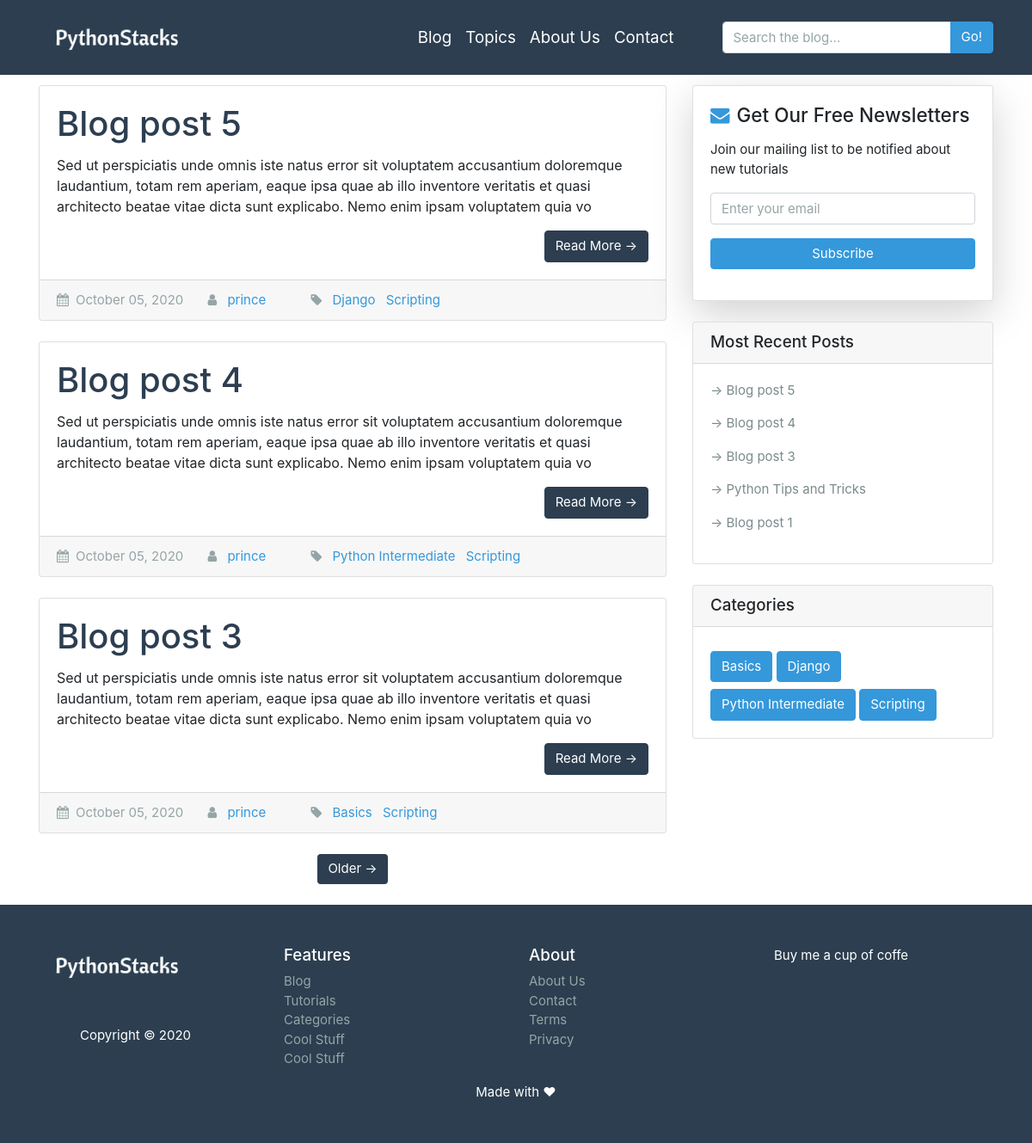
The app's page /, older data.
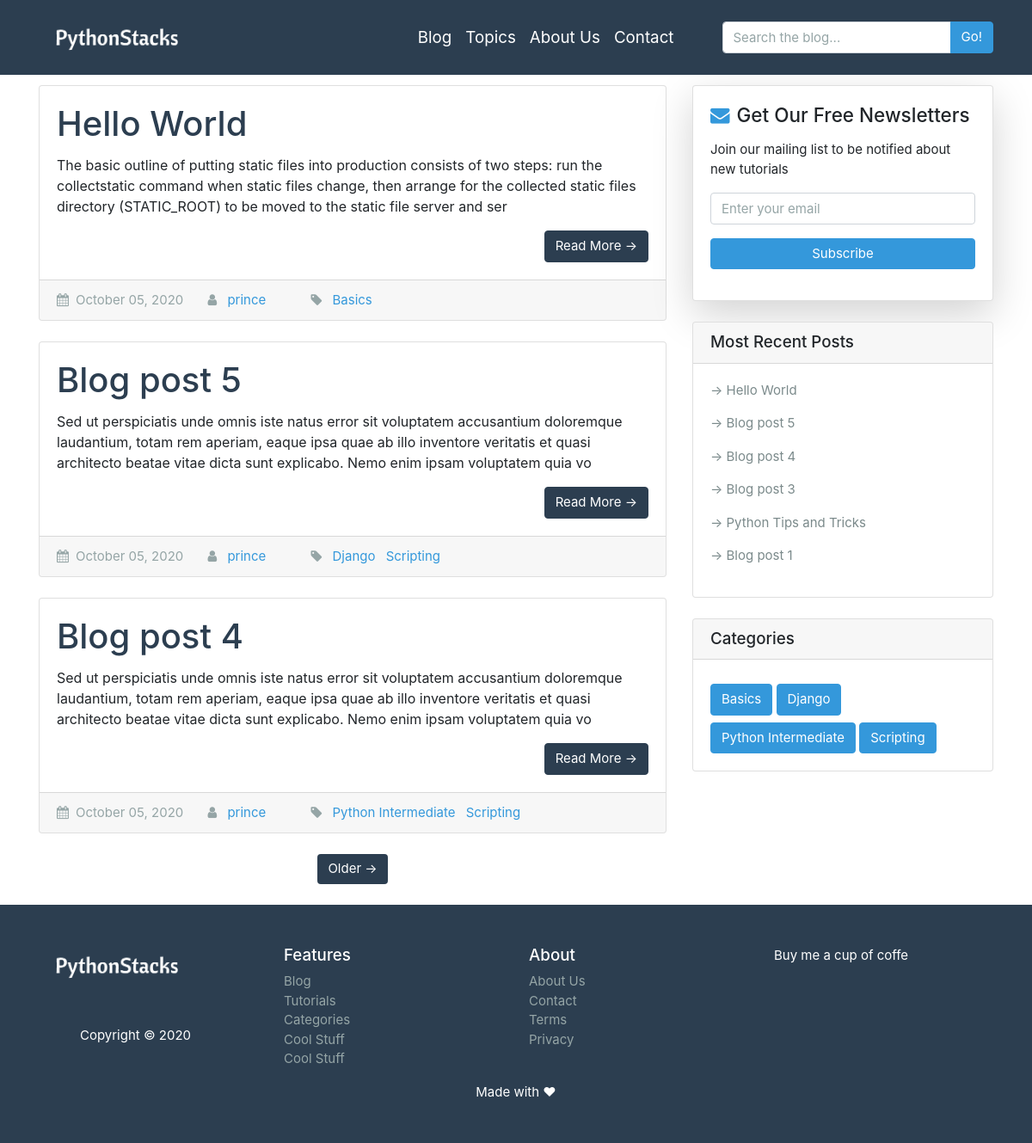
The same page, newer data.
### blog/models.py (models this page shows, shortened)
class Post(models.Model):
    title = models.CharField(max_length=200)
    author = models.ForeignKey(Author, on_delete=models.CASCADE)
    image = models.ImageField(upload_to='post_images', blank=True)
    slug = models.SlugField(unique=True)
    overview = models.TextField()
    content = RichTextUploadingField()
    pub_date = models.DateTimeField(auto_now_add=True)
    categories = models.ManyToManyField(Category, related_name='posts')
    featured = models.BooleanField(default=False)
    class Meta:
        ordering = ['-pub_date']

class Author(models.Model):
    user = models.OneToOneField(User, on_delete=models.CASCADE)
    def __str__(self):
        return f"{self.user.username}"

class Category(models.Model):
    tag = models.CharField(max_length=50)
    def __str__(self):
        return f'{self.tag}'

### blog/views.py (the view)
# urls.py: path("", views.index, name='index'),
def index(request):
    posts = Post.objects.filter(featured=True)
    paginator = Paginator(posts, 3)
    page = request.GET.get('page')
    try:
        post_list = paginator.page(page)
    except PageNotAnInteger:
        post_list = paginator.page(1)
    except EmptyPage:
        post_list = paginator.page(paginator.num_pages)
    context = {
        'posts': post_list,
        'categories': categories,
        'recent_posts': recent_posts,
    }
    return render(request, 'blog/index.html', context)

### blog/templates/blog/index.html (shortened to what this page needs)
{% extends "blog/base.html" %}
{% load static %}
{% block content %}
  <div class="container">
    <div class="row">
      <div class="col-md-8 mt-4">
      {% for post in posts %}
        <div class="card mb-4">
          <div class="card-body">
            <a href="{% url 'blog:detail' post.slug %}"><h2 class="card-title text-primary">{{ post.title }}</h2></a>
            <p class="card-text" style="font-size: 16px;">{{ post.overview | safe | slice:":250" }}</p>
            <a href="{% url 'blog:detail' post.slug %}" class="btn btn-primary float-right">Read More &rarr;</a>
          </div>
          <div class="card-footer text-muted">
            <i class="fa fa-calendar mr-2"></i>{{ post.pub_date | date:"F d, Y"}}
            <i class="fa fa-user ml-4 mr-2"></i> <a href="#">{{ post.author }}</a>
            <i class="fa fa-tag ml-5 mr-2"></i>
            {% for cat in post.categories.all %}
              <a class="mr-2" href="{% url 'blog:category' cat.tag %}">{{cat}}</a>
            {% endfor %}
          </div>
        </div>
      {% endfor %}
        {% if posts.has_other_pages %}
        <ul class="pagination justify-content-center mb-4">
          {% if posts.has_next %}
          <li class="page-item">
            <a class="page-link bg-primary" href="?page={{ posts.next_page_number }}">Older &rarr;</a>
          </li>
          {% endif %}
        </ul>
        {% endif %}
      </div>
      {% include 'blog/sidebar.html'%}
    </div>
  </div>
{% endblock content%}

### blog/templates/blog/sidebar.html
<div class="col-md-4">
        <div class="card my-4 shadow-lg">
          <div class="card-body">
            <h4><i class="fa fa-envelope mr-2 text-info"></i>Get Our Free Newsletters</h4>
            <p class="mt-3">Join our mailing list to be notified about new tutorials </p>
            <form method="" action="{% url 'blog:search' %}">
              <div class="form-group">
                <input type="email" class="form-control" name="email" placeholder="Enter your email">
                <button class="btn btn-info btn-block mt-3" type="submit">Subscribe</button>
              </div>
            </form>
          </div>
        </div>
        <div class="card my-4">
          <h5 class="card-header">Most Recent Posts</h5>
          <div class="card-body">
            {% for recent in recent_posts %}
            <p ><a class="text-dark" href="{% url 'blog:detail' recent.slug %}">&rarr; {{ recent.title }}</a></p>
            {% endfor %}
          </div>
        </div>
        <div class="card my-4">
          <h5 class="card-header">Categories</h5>
          <div class="card-body">
            {% for cat in categories %}
              <a class="btn btn-info mt-2" href="{% url 'blog:category' cat.tag %}">{{ cat }}</a>
            {% endfor %}
          </div>
        </div>
</div>

Row changes from the older to the newer data that the page shows:
no longer on one of the page's lists (row unchanged): Post: title "Blog post 3", overview "Sed ut perspiciatis unde omnis iste natus error sit voluptatem accusantium doloremque laudantium, totam rem aperiam, eaque ipsa quae ab illo inventore veritatis et quasi architecto beatae vitae dicta sunt explicabo. Nemo enim ipsam voluptatem quia vo", pub_date "October 05, 2020", author "prince"
added Post: title "Hello World", overview "The basic outline of putting static files into production consists of two steps: run the collectstatic command when static files change, then arrange for the collected static files directory (STATIC_ROOT) to be moved to the static file server and ser", pub_date "October 05, 2020", author "prince", Category (tag "Basics")
computed for Post "Blog post 3": loses Category (tag "Basics"); loses Category (tag "Scripting")
